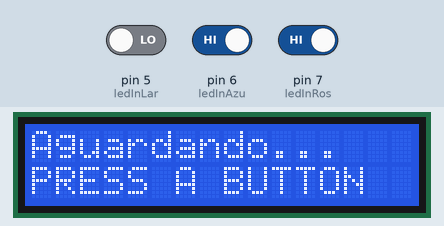
Simulated run of this sketch. Board: Arduino Uno, built with avr-gcc and run on an emulated ATmega328P. Shown: 16×2 character LCD. Inputs (shaded band) come from the test bench; at power-on: pin 6 (ledInAzu) HIGH, pin 5 (ledInLar) LOW, pin 7 (ledInRos) HIGH.

Above: at 1.2 s.
1.3 s: pin 6 (ledInAzu) driven LOW
At 2.5 s:
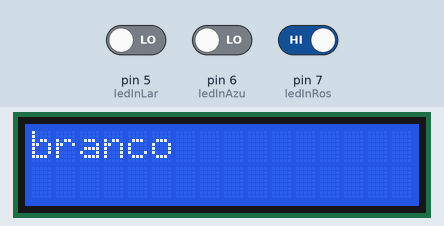
2.8 s: pin 5 (ledInLar) driven HIGH
At 3.4 s:
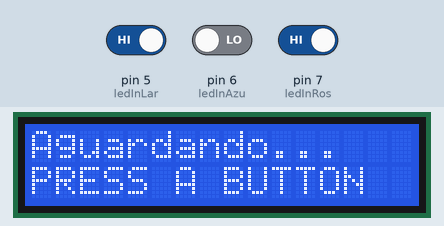
5.8 s: pin 7 (ledInRos) driven LOW
At 6.2 s:
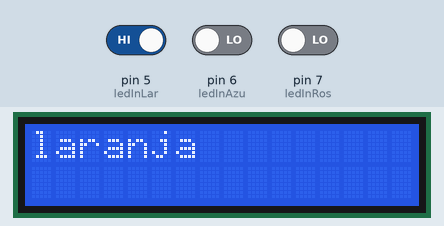
7.3 s: pin 7 (ledInRos) driven HIGH
At 8.2 s:
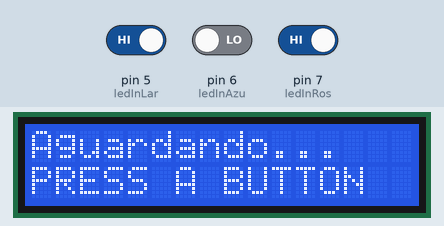
8.8 s: pin 5 (ledInLar) driven LOW
At 9.6 s:
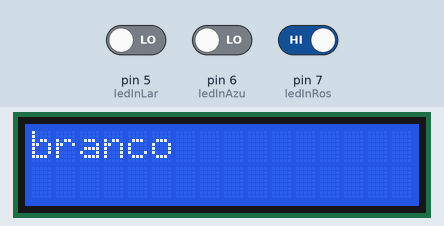
10.3 s: pin 6 (ledInAzu) driven HIGH
At 11.5 s:
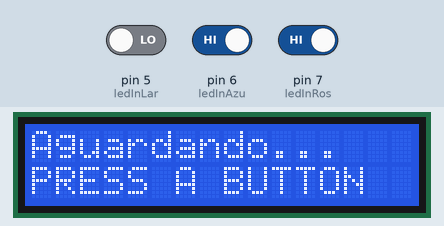
Timing chart, 0 to 13.3 s (numbered marks = the images above; inputs shaded):
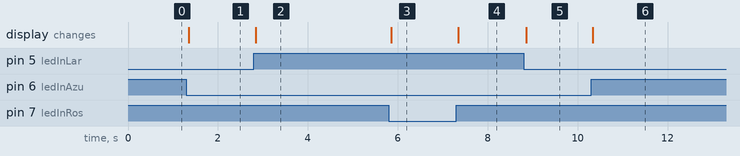

The sketch:

atividade022.ino
```cpp
//incluir biblioteca LiquidCrystal para o LCD
#include <LiquidCrystal.h>

//Criação de variaveis globais
//LedOutXXX é a variavel que consta o numero das portas
//LedSinXXX é a variavel que consta o sinal das portas
int ledInLar = 5;
int ledInAzu = 6;
int ledInRos = 7;
int ledSinLar = 0;
int ledSinAzu = 0;
int ledSinRos = 0;

//Setando as entradas do LCD nas portas digitais do arduino
//OBS.: só está sendo usado 4 bits para construir 1 byte
LiquidCrystal lcd(8,9,10,11,12,13);

void setup()
{
  //setando as entradas de informação enviada do arduino 1

  pinMode(ledInLar, INPUT);
  pinMode(ledInAzu, INPUT);
  pinMode(ledInRos, INPUT);

  //.begin seta o tamanho do lcd (largura, altura)
  lcd.begin(16,2);

 }

void loop()
{
  //lendo e amarzenando os valores recebidos do arduino 1
  //var = digitalRead(porta);
  ledSinLar = digitalRead(ledInLar);
  ledSinAzu = digitalRead(ledInAzu);
  ledSinRos = digitalRead(ledInRos);

  //Testando e exibindo qual botão foi pressionado
  //só pode apertar um por vez, se não ele fica aguardando informação
  if(ledSinLar == 1 && ledSinAzu == 0 && ledSinRos == 0){
   //.clear() limpa a tela do LCD
    lcd.clear();
   //.rint("informação") imprime a informação na tela do LCD
    lcd.print("laranja");
    delay(50);

    }else if(ledSinLar == 0 && ledSinAzu == 1 && ledSinRos == 0){
    lcd.clear();
    lcd.print("azul");
    delay(50);

    }else if(ledSinLar == 0 && ledSinAzu == 0 && ledSinRos == 1){
    lcd.clear();
    lcd.print("branco");
    delay(50);

    }else {
      lcd.clear();
      lcd.print("Aguardando...");
 	//.setCursor(X,Y) posiciona o cursos na coluna X e linha Y
      lcd.setCursor(0, 1);
	  lcd.print("PRESS A BUTTON");
      delay(50);
    }
}
```

Measured:
- after the input at 1.3 s, the display: changes after 0.05 s (image 1)
- after the input at 2.8 s, the display: changes at once (image 2)
- after the input at 5.8 s, the display: changes after 0.06 s (image 3)
- after the input at 7.3 s, the display: changes after 0.05 s (image 4)
- after the input at 8.8 s, the display: changes after 0.05 s (image 5)
- after the input at 10.3 s, the display: changes at once (image 6)
